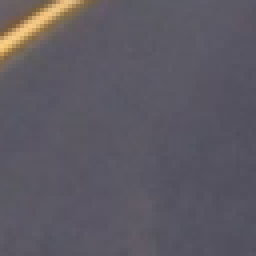
#> input picture train_images/non-vehicles/Extras/extra1014.png, 64 x 64 px (shown 4 times larger)
$ python -i TrackingFunctions.py   (imports and definitions only)   (older library calls are emulated)
#> lines starting #> are read from the running program, lines starting #| are printed output that depends on the picture
import matplotlib.image as mpimg
import numpy as np
import cv2
from skimage.feature import hog


# Define a function to return HOG features and visualization
def get_hog_features(img, orient, pix_per_cell, cell_per_block, vis=False, feature_vec=True):
    # Call with two outputs if vis==True
    if vis == True:
        features, hog_image = hog(img, orientations=orient,
                                  pixels_per_cell=(pix_per_cell, pix_per_cell),
                                  cells_per_block=(cell_per_block, cell_per_block),
                                  transform_sqrt=True,
                                  visualise=vis, feature_vector=feature_vec)
        return features, hog_image
    # Otherwise call with one output
    else:
        features = hog(img, orientations=orient,
                       pixels_per_cell=(pix_per_cell, pix_per_cell),
                       cells_per_block=(cell_per_block, cell_per_block),
                       transform_sqrt=True,
                       visualise=vis, feature_vector=feature_vec)
        return features


# Define a function to compute binned color features
def bin_spatial(img, size=(32, 32)):
    # Use cv2.resize().ravel() to create the feature vector
    features = cv2.resize(img, size).ravel()
    # Return the feature vector
    return features


# Define a function to compute color histogram features
# NEED TO CHANGE bins_range if reading .png files with mpimg!
def color_hist(img, nbins=32, bins_range=(0, 1)):
    # Compute the histogram of the color channels separately
    channel1_hist = np.histogram(img[:, :, 0], bins=nbins, range=bins_range, density=True)
    channel2_hist = np.histogram(img[:, :, 1], bins=nbins, range=bins_range, density=True)
    channel3_hist = np.histogram(img[:, :, 2], bins=nbins, range=bins_range, density=True)
    # Concatenate the histograms into a single feature vector
    hist_features = np.concatenate((channel1_hist[0]/np.max(channel1_hist[0]), channel2_hist[0]/np.max(channel2_hist[0]), channel3_hist[0]/np.max(channel3_hist[0])))
    # Return the individual histograms, bin_centers and feature vector
    return hist_features


# Define a function to extract features from a list of images
# Have this function call bin_spatial() and color_hist()
# [105 lines left out: functions extract_features, slide_window, draw_boxes, not called in this run]


# Define a function to extract features from a single image window
# This function is very similar to extract_features()
# just for a single image rather than list of images
def single_img_features(img, color_space='RGB', spatial_size=(32, 32), hist_bins=32, orient=9, pix_per_cell=8,
                        cell_per_block=2, hog_channel=0, spatial_feat=True, hist_feat=True, hog_feat=True):
    # 1) Define an empty list to receive features
    color_features = []
    hog_features = []
    # 2) Apply color conversion if other than 'RGB'
    if color_space != 'RGB':
        if color_space == 'HSV':
            feature_image = cv2.cvtColor(img, cv2.COLOR_RGB2HSV)
        elif color_space == 'LUV':
            feature_image = cv2.cvtColor(img, cv2.COLOR_RGB2LUV)
        elif color_space == 'HLS':
            feature_image = cv2.cvtColor(img, cv2.COLOR_RGB2HLS)
        elif color_space == 'YUV':
            feature_image = cv2.cvtColor(img, cv2.COLOR_RGB2YUV)
        elif color_space == 'YCrCb':
            feature_image = cv2.cvtColor(img, cv2.COLOR_RGB2YCrCb)
    else: feature_image = np.copy(img)
    # 3) Compute spatial features if flag is set
    if spatial_feat is True:
        spatial_features = bin_spatial(feature_image, size=spatial_size)
    else: spatial_features = None
    # 5) Compute histogram features if flag is set
    if hist_feat is True:
        hist_features = color_hist(feature_image, nbins=hist_bins)
    else: hist_features = None
    if spatial_feat is False:
        color_features = hist_features
    elif hist_feat is False:
        color_features = spatial_feat
    else:
        color_features = np.concatenate((spatial_features, hist_features))
    # 7) Compute HOG features if flag is set
    if hog_feat is True:
        if hog_channel == 'ALL':
            hog_features = []
            for channel in range(feature_image.shape[2]):
                hog_features.extend(get_hog_features(feature_image[:, :, channel], orient, pix_per_cell, cell_per_block,
                                    vis=False, feature_vec=True))
        else:
            hog_features = get_hog_features(feature_image[:,:,hog_channel], orient, pix_per_cell, cell_per_block,
                                            vis=False, feature_vec=True)

    # 9) Return concatenated array of features
    return color_features, hog_features


# Define a function you will pass an image
# and the list of windows to be searched (output of slide_windows())
# [59 lines left out: functions search_windows, add_heat, apply_threshold, draw_labeled_bboxes, not called in this run]

>>> import cv2
>>> picture = cv2.cvtColor(cv2.imread('train_images/non-vehicles/Extras/extra1014.png'), cv2.COLOR_BGR2RGB)
>>> result = single_img_features(picture)
#> in bin_spatial, `features = cv2.resize(img, size).ravel()`: features = 3072 values, max 245 at index 480, min 72 at index 200, mean 94.04
#> in single_img_features, `spatial_features = bin_spatial(feature_image, size=spatial_size)`: spatial_features has the same summary as features in bin_spatial
#> in get_hog_features, `features = hog(img, orientations=orient, pixels_per_cell=(pix_per_cell..`: features = 1764 values, max 0.57 at index 290, min 0 at index 7, mean 0.14
#> in get_hog_features, `features = hog(img, orientations=orient, pixels_per_cell=(pix_per_cell..`:
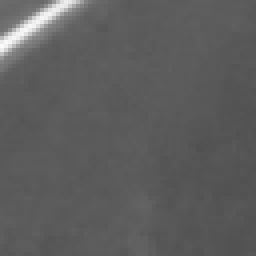
#> img: shape (64, 64) (shown 4 times larger); min 80, max 251, mean 93.4
#> in single_img_features, `hog_features = get_hog_features(feature_image[:,:,hog_channel], orient..`: hog_features has the same summary as features in get_hog_features

$ run again, on train_images/non-vehicles/Extras/extra1222.png
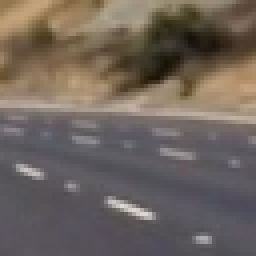
#> input picture train_images/non-vehicles/Extras/extra1222.png, 64 x 64 px (shown 4 times larger)
#> in bin_spatial, `features = cv2.resize(img, size).ravel()`: features = 3072 values, max 204 at index 2547, min 9 at index 830, mean 100.9
#> spatial_features has the same summary as features in bin_spatial
#> in get_hog_features, `features = hog(img, orientations=orient, pixels_per_cell=(pix_per_cell..`: features = 1764 values, max 0.53 at index 1660, min 0 at index 7, mean 0.124
#> in get_hog_features, `features = hog(img, orientations=orient, pixels_per_cell=(pix_per_cell..`:
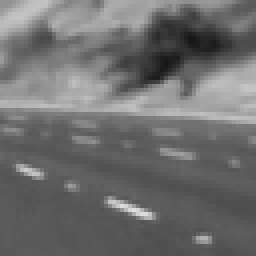
#> img: shape (64, 64) (shown 4 times larger); min 21, max 223, mean 110.1
#> hog_features has the same summary as features in get_hog_features
